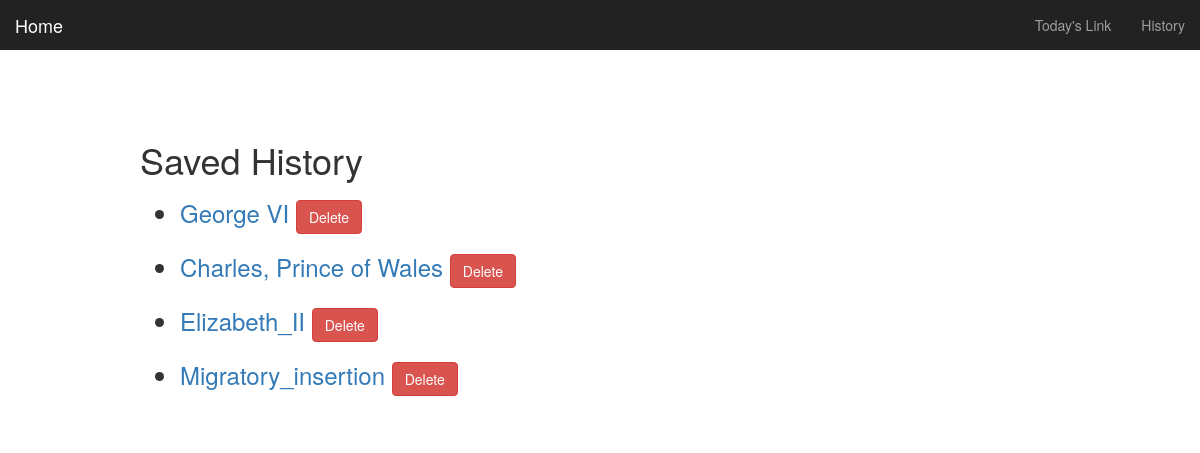
/random_links/ (signed in), run on the app's committed database.
### random_links/models.py (models this page shows)
class Random_Link(models.Model):
    user = models.ForeignKey(User, related_name="random_links")
    title = models.CharField(max_length=255)
    url = models.URLField(unique=True)
    created_at = models.DateTimeField(auto_now_add=True)
    def __str__(self):
        return self.title
    class Meta:
        unique_together= ["user", "url"]

### random_links/views.py (the view)
class RandomLinksListView(LoginRequiredMixin, generic.ListView ):
    context_object_name = "links"
    model= models.Random_Link
    template_name = "random_links/random_links_list.html"
    login_url = 'login'

### random_links/templates/random_links/random_links_list.html
{% extends "layout.html" %}
{% load static from staticfiles %}
{% block body_content %}
<h1>
	Saved History
</h1>
<ul>
	{% for link in links %}
	<h3>
		<li><a href="{{link.url}}" target="_blank">{{ link }}</a>
			<a href="{% url 'random_links:delete' pk=link.pk %}" class="btn btn-danger">Delete</a>
		</li>
	</h3>
{% empty %}
    <li>No history yet.</li>
{% endfor %}
</ul>
{% endblock %}

### assets/css/layout.css (style rules this page uses)
body { padding-top: 100px; }

### data on the page
Random_Link: title "George VI"
Random_Link: title "Charles, Prince of Wales"
Random_Link: title "Elizabeth_II"
Random_Link: title "Migratory_insertion"
